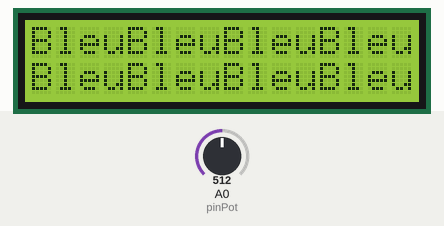
Recording of a sketch running on a simulated Arduino Uno, built with avr-gcc and run on an emulated ATmega328P. Parts: 16×2 character LCD. The test bench sets the inputs (shaded band); at power-on: A0 (pinPot) = 512. What the sketch prints to the serial monitor is not drawn.

Above: at 1.2 s.
1.3 s: A0 (pinPot) set to 63
2.8 s: A0 (pinPot) set to 55
At 4.0 s:
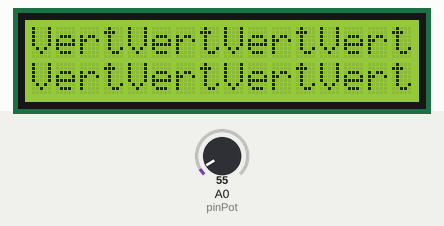
4.3 s: A0 (pinPot) set to 22
5.8 s: A0 (pinPot) set to 18
At 6.9 s:
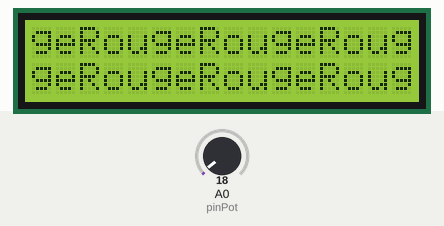
7.3 s: A0 (pinPot) set to 70
At 7.31 s:
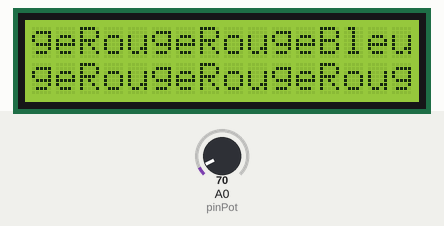
8.8 s: A0 (pinPot) set to 10
At 9.2 s:
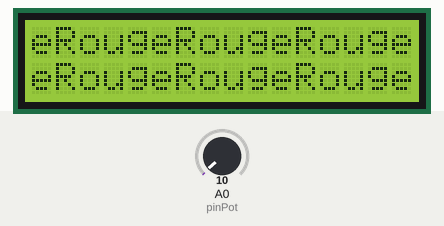
Timing chart, 0 to 10.7 s (numbered marks = the images above; inputs shaded):
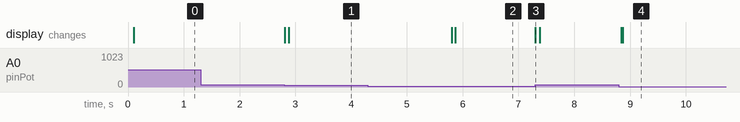

The sketch:

sketch_may30b.ino
```cpp
#include <LiquidCrystal.h>

const int greenLed = 3 ;
const int redLed = 4 ;
const int blueLed = 5 ;

int const pinPot = A0;

int pot;
int color;
LiquidCrystal lcd(12, 11, 10, 9, 8, 7, 6);
void setup() {
  lcd.begin(16, 2);
  Serial.begin(9600);
}
void loop() {
  pot = analogRead(pinPot);
  Serial.println(pot);
  if(pot <= 20){

    lcd.print("Rouge");
  }
  if(pot > 20 && pot < 60){

    lcd.print("Vert");
  }
  if(pot > 60){

    lcd.print("Bleu");
  }
}
```

Measured:
- the behaviour switches between 60 and 59 on A0 (pinPot) (found by bisection; images 0 and 1)
- the behaviour switches between 21 and 20 on A0 (pinPot) (found by bisection; images 1 and 2)
- after the input at 2.8 s, the display: first changes at once (image 1 shows a later state)
- after the input at 5.8 s, the display: first changes at once (image 2 shows a later state)
- after the input at 7.3 s, the display: changes at once (image 3)
- after the input at 8.8 s, the display: first changes at once (image 4 shows a later state)
